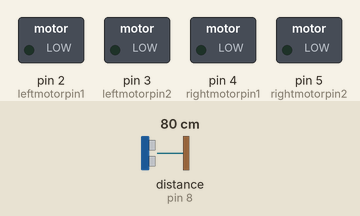
Recording of a sketch running on a simulated Arduino Uno, built with avr-gcc and run on an emulated ATmega328P. On the bench: switched loads named in the sketch (green lamp = pin HIGH). Wiring (inferred from the names in the program): ultrasonic range finder: trigger pin 9; echo pin 8. The test bench sets the inputs (shaded band); at power-on: distance to the obstacle (sensor on pin 8) 80 cm. The echo pulse lasts 58.3 µs per cm; pins used as bus, display or sensor lines are not drawn; what the sketch prints to the serial monitor is not drawn.

Above: at 0.5 s.
At 2.0 s:
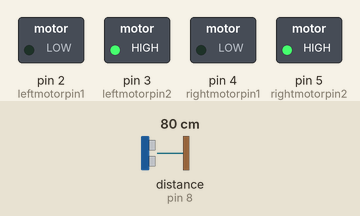
At 3.0 s:
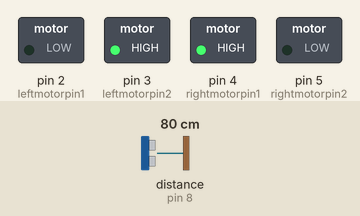
At 4.5 s:
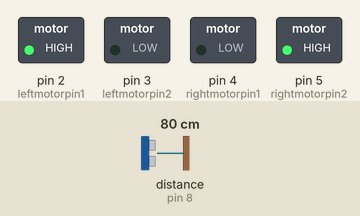
At 6.0 s:
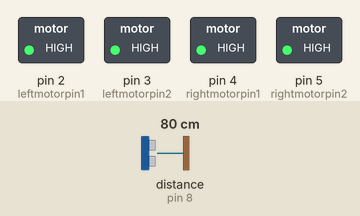
Timing chart, 0 to 7.2 s (numbered marks = the images above):
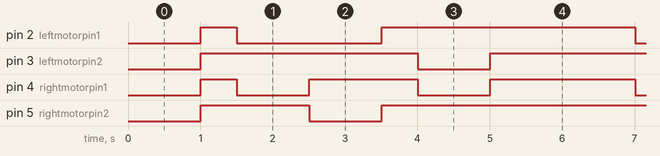

The sketch:

SmartCar.ino
```cpp
const int leftmotorpin1 =2 ; // 直流电机信号输出
const int leftmotorpin2 = 3;
const int rightmotorpin1 = 4;
const int rightmotorpin2 = 5;
const int TrigPin = 9;
const int EchoPin = 8;
float cm;

void setup()
{
Serial.begin(9600);
pinMode(leftmotorpin1, OUTPUT);
pinMode(leftmotorpin2, OUTPUT);
pinMode(rightmotorpin1, OUTPUT);
pinMode(rightmotorpin2, OUTPUT);
pinMode(TrigPin, OUTPUT);
pinMode(EchoPin, INPUT);
}
void loop() //主体
{

digitalWrite(TrigPin, LOW); //低高低电平发一个短时间脉冲去TrigPin
delayMicroseconds(2);
digitalWrite(TrigPin, HIGH);
delayMicroseconds(10);
digitalWrite(TrigPin, LOW);

cm = pulseIn(EchoPin, HIGH) / 58.0; //将回波时间换算成cm
cm = (int(cm * 100.0)) / 100.0; //保留两位小数
Serial.print(cm);
Serial.print("cm");
Serial.println();
delay(1000);

// 前进
digitalWrite(leftmotorpin1, HIGH);
digitalWrite(leftmotorpin2, LOW);
digitalWrite(rightmotorpin1, HIGH);
digitalWrite(rightmotorpin2, LOW);

Serial.print("前进");
Serial.println();

//暂停0.5s
digitalWrite(leftmotorpin1, HIGH);
digitalWrite(leftmotorpin2, HIGH);
digitalWrite(rightmotorpin1, HIGH);
digitalWrite(rightmotorpin2, HIGH);
delay(500);
Serial.print("暂停0.5s");
Serial.println();

//后退
digitalWrite(leftmotorpin1, LOW);
digitalWrite(leftmotorpin2, HIGH);
digitalWrite(rightmotorpin1, LOW);
digitalWrite(rightmotorpin2, HIGH);
delay(1000);
Serial.print("后退");
Serial.println();

//左转
digitalWrite(leftmotorpin1, LOW);
digitalWrite(leftmotorpin2, HIGH);
digitalWrite(rightmotorpin1, HIGH);
digitalWrite(rightmotorpin2, LOW);
delay(1000);
Serial.print("左转");
Serial.println();

//暂停0.5s
digitalWrite(leftmotorpin1, HIGH);
digitalWrite(leftmotorpin2, HIGH);
digitalWrite(rightmotorpin1, HIGH);
digitalWrite(rightmotorpin2, HIGH);
delay(500);
Serial.print("暂停0.5s");
Serial.println();

//右转
digitalWrite(leftmotorpin1, HIGH);
digitalWrite(leftmotorpin2, LOW);
digitalWrite(rightmotorpin1, LOW);
digitalWrite(rightmotorpin2, HIGH);
delay(1000);
Serial.print("右转");
Serial.println();

//暂停0.5s
digitalWrite(leftmotorpin1, HIGH);
digitalWrite(leftmotorpin2, HIGH);
digitalWrite(rightmotorpin1, HIGH);
digitalWrite(rightmotorpin2, HIGH);
delay(500);
Serial.print("暂停0.5s");
Serial.println();
}
```

Measured:
- by itself, pin 2 (leftmotorpin1): repeats every 5.5 s: LOW 2.0 s, HIGH 3.5 s
- by itself, pin 3 (leftmotorpin2), pin 5 (rightmotorpin2): repeats every 5.5 s: LOW 1.0 s, HIGH 4.5 s
- by itself, pin 4 (rightmotorpin1): repeats every 5.5 s: LOW 1.0 s, HIGH 1.5 s, LOW 1.0 s, HIGH 2.0 s
